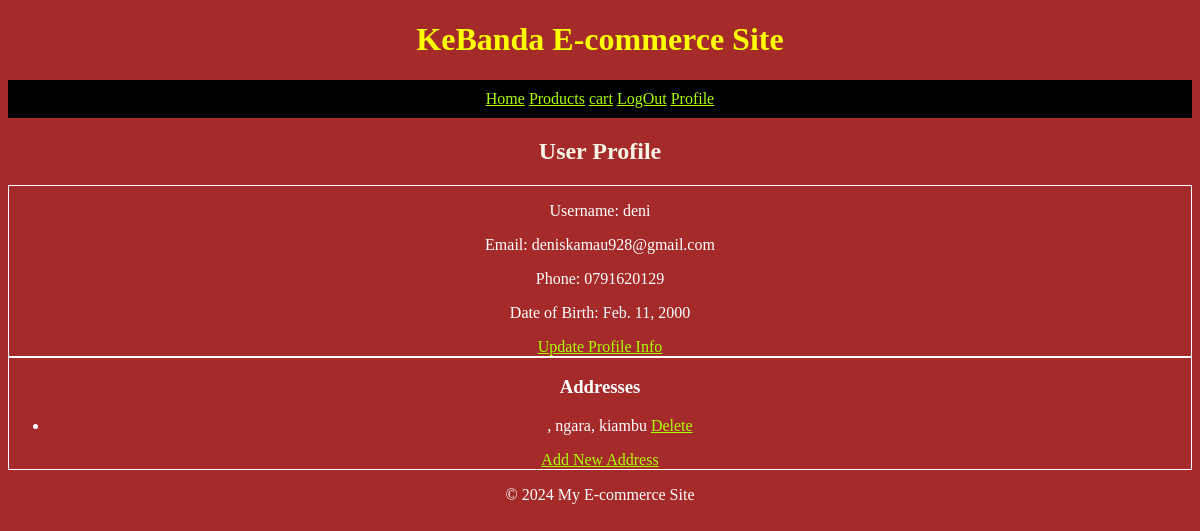
Page /users/profile/ (signed in) on the earlier database version.
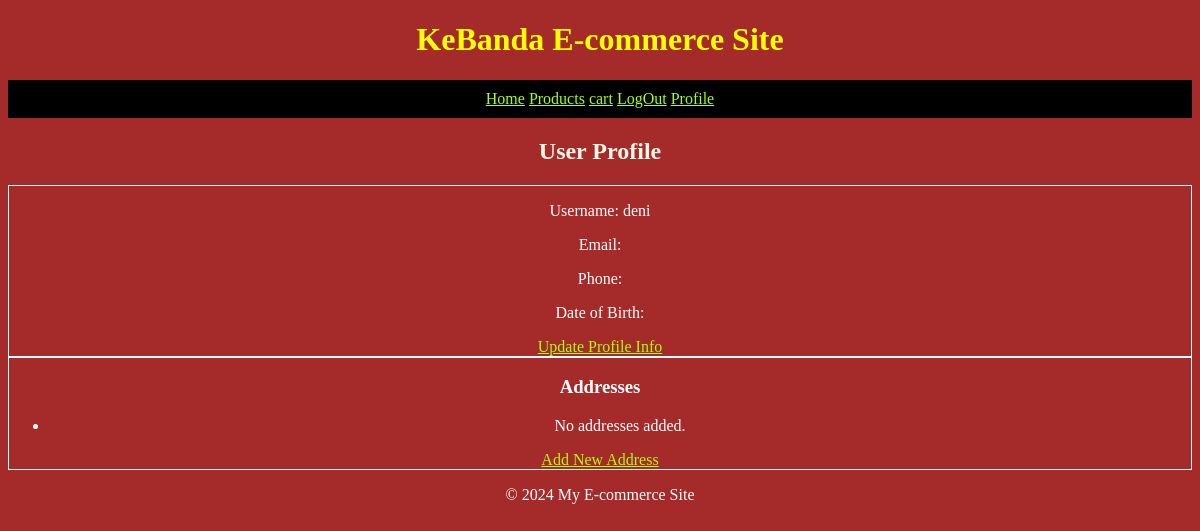
Same page on the later database version.
### users/models.py (models this page shows, shortened)
class Profile(models.Model):
    user = models.OneToOneField(User, on_delete=models.CASCADE)
    phone = models.CharField(max_length=15)
    date_of_birth = models.DateField(null=True, blank=True)
    @property
    def email(self):
        return self.user.email

class Address(models.Model):
    user = models.ForeignKey(User, on_delete=models.CASCADE, related_name='addresses')
    street = models.CharField(max_length=255)
    county = models.CharField(max_length=100)
    town = models.CharField(max_length=100)
    is_default = models.BooleanField(default=False)

### users/views.py (the view)
# urls.py: path('profile/', views.profile_view, name='profile'),
@login_required
def profile_view(request):
    addresses = Address.objects.filter(user=request.user)
    context = {
        'profile':Profile,
        'addresses': addresses,
    }
    return render(request, 'users/profile.html', context)

### users/templates/users/profile.html
{% extends "base.html" %}
{% block content %}
<h2>User Profile</h2>
<div>
    <p>Username: {{ user.username }}</p>
    <p>Email: {{ user.profile.email }}</p>
    <p>Phone: {{ user.profile.phone }}</p>
    <p>Date of Birth: {{ user.profile.date_of_birth }}</p>
    <a href="{% url 'update_profile' %}">Update Profile Info</a>
</div>
<div>
    <h3>Addresses</h3>
    <ul>
        {% for address in addresses %}
            <li>{{ address.address_line }}, {{ address.town }}, {{ address.county }}
                <a href="{% url 'delete_address' address.id %}">Delete</a>
            </li>
        {% empty %}
            <li>No addresses added.</li>
        {% endfor %}
    </ul>
    <a href="{% url 'add_address' %}">Add New Address</a>
</div>
{% endblock %}

Differences in the rows shown:
removed Address: town "ngara", county "kiambu"
Other differences:
{{ user.profile.email }}: "deniskamau928@gmail.com" → (not shown)
{{ user.profile.phone }}: "0791620129" → (not shown)
{{ user.profile.date_of_birth }}: "Feb. 11, 2000" → (not shown)
text now shown: "No addresses added."
